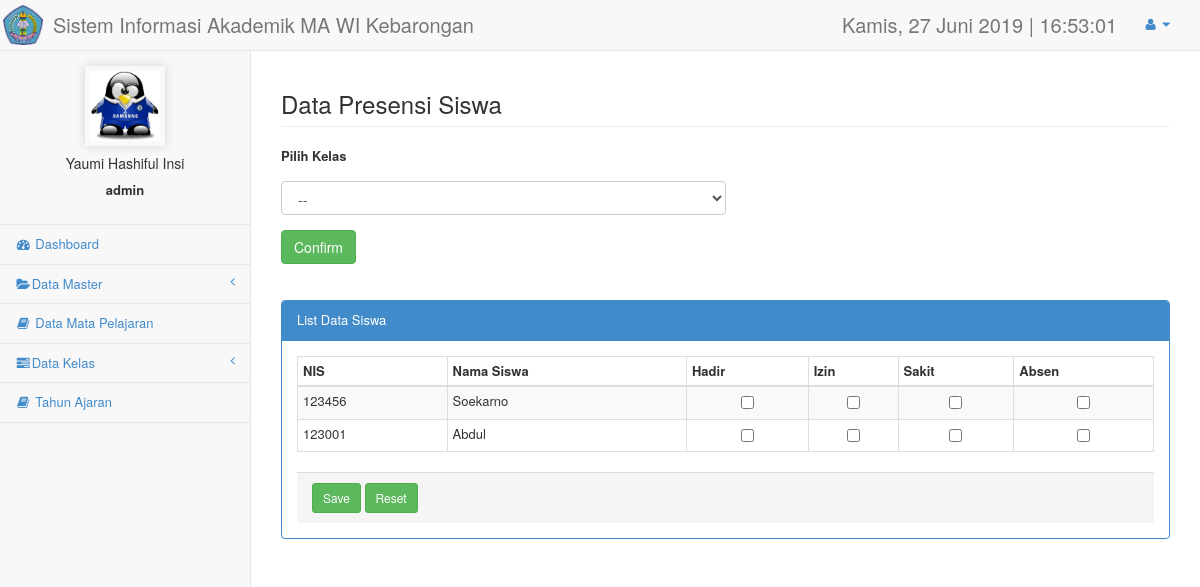
Screenshot of /admin/data_presensi.php (signed in) with the database file from the repository.
### tables this page shows
CREATE TABLE IF NOT EXISTS `siswa` (
`id_siswa` int(5) NOT NULL,
  `nis` varchar(20) NOT NULL,
  `nama` varchar(30) NOT NULL,
  `username` varchar(50) NOT NULL,
  `password` varchar(100) NOT NULL,
  `gender` enum('L','P') NOT NULL,
  `lahir` date NOT NULL,
  `agama` enum('Islam','Kristen','Katholik','Protestan','Hindu','Budha') NOT NULL,
  `alamat` text NOT NULL,
  `kode_kelas` varchar(5) NOT NULL,
  `status` enum('aktif','nonaktif') NOT NULL,
  `foto_siswa` varchar(55) NOT NULL
);

### admin/data_presensi.php (the view, shortened to what this page needs)
<!DOCTYPE html>
<html lang="en">
<head>
    <link href="../css/bootstrap.min.css" rel="stylesheet">
    <link href="../css/plugins/metisMenu/metisMenu.min.css" rel="stylesheet">
    <link href="../css/plugins/dataTables.bootstrap.css" rel="stylesheet">
    <link href="../css/sb-admin-2.css" rel="stylesheet">
    <link href="../font-awesome-4.1.0/css/font-awesome.min.css" rel="stylesheet" type="text/css">
</head>
<body>
    <?php include('library/header.php');?>
    <?php include('library/sidebar.php');?>
        <div id="page-wrapper">
            <div class="row">
                <div class="col-lg-12">
                    <h3 class="page-header">Data Presensi Siswa</h3>
                    <div class="form-group" style="padding-bottom: 10px;">
                    <form name="view-mapel" enctype="multipart/form-data" method="POST">
                      <tr>
                      <td><label for="kelas">Pilih Kelas</label></td>
                      <td>
                        <select name="modal_kelas" class="form-control-drop">
                            <option value="" selected disabled>--</option>
                        </select>
                        <div class="">
                            <button class="btn btn-success" type="submit" id="tampil" name="tampil">
                                Confirm
                            </button>
                        </div>
                    </form>
                    </div>
                <br></br>
                <div class="row">
                    <div class="col-lg-12">
                    <div class="panel panel-primary">
                        <div class="panel-heading">
                            List Data Siswa
                        </div>
                        <body>
                        <form action='proses/naik_kelas.php' method='post'>
                        <div class="panel-body">
                            <div class="table-responsive">
                            <table class='table table-striped table-bordered table-hover' id='dataTables-example'>
                                <thead>
                                    <tr>
                                    <th>NIS</th>
                                    <th>Nama Siswa</th>
                                    <th align='center'>Hadir</th>
                                    <th align='center'>Izin</th>
                                    <th align='center'>Sakit</th>
                                    <th align='center'>Absen</th>
                                    </tr>
                                </thead>
                                <tbody>
                                <?php
                                $sql="select siswa.id_siswa, siswa.nis, siswa.nama, siswa.gender, kelas.nama_kelas, siswa.lahir, siswa.agama, siswa.alamat, siswa.status from siswa inner join kelas ON kelas.kode_kelas = siswa.kode_kelas ";
                                $result = mysql_query($sql);;
                                while($row=mysql_fetch_array($result)){?>
                                    <tr>
                                    <td><?php echo $row['nis'];?></td>
                                    <td><?php echo $row['nama'];?></td>
                                    <td align='center'><input type="checkbox" name='hadir[]' value="<?php echo $row['id_siswa'] ?>"></td>
                                    <td align='center'><input type="checkbox" name='izin[]' value="<?php echo $row['id_siswa'] ?>"></td>
                                    <td align='center'><input type="checkbox" name='sakit[]' value="<?php echo $row['id_siswa'] ?>"></td>
                                    <td align='center'><input type="checkbox" name='absen[]' value="<?php echo $row['id_siswa'] ?>"></td>
                                    </tr>
                                    <?php }
                                ?>
                                    </tbody>
                                </table>
                            </div>
                            <div class="panel-footer">
                            <input class="btn btn-success btn-sm" type='submit' name='submit' value='Save' />
                            <input class="btn btn-success btn-sm" type='reset' value='Reset'>
                            </div>
                        </form>
                        </div>
                        </body>
</body>
</html>

### css/sb-admin-2.css (style rules this page uses)
body { background-color: #f8f8f8; }
#page-wrapper { padding: 0 15px; min-height: 568px; background-color: #fff; }
@media (min-width:768px) { #page-wrapper { position: inherit; margin: 0 0 0 250px; padding: 0 30px; border-left: 1px solid #e7e7e7; } }

### rows the page displays
siswa: nis "123456", nama "Soekarno"
siswa: nis "123001", nama "Abdul"

### other values shown
$_SESSION['nama'] "Yaumi Hashiful Insi"
$_SESSION['username'] "admin"
